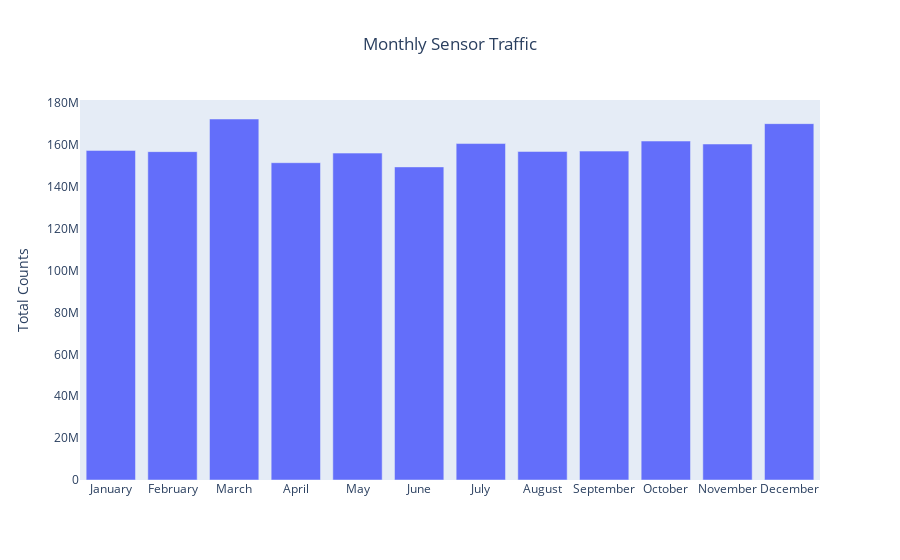

This figure's notebook cell:
### Code cell
plot_month_counts(months_2019_df)

### Figure 1 — Plotly figure (JSON) as saved in the notebook; plotly's stock layout.template omitted (floating-point values rounded to 4 significant figures)
{"data": [{"alignmentgroup": "True", "hovertemplate": "Month=%{x}<br>Hourly_Counts=%{y}<extra></extra>", "legendgroup": "", "marker": {"color": "#636efa"}, "name": "", "offsetgroup": "", "orientation": "v", "showlegend": false, "textposition": "auto", "type": "bar", "x": ["January", "February", "March", "April", "May", "June", "July", "August", "September", "October", "November", "December"], "xaxis": "x", "y": [157435313, 156843588, 172436211, 151564562, 156137355, 149554005, 160708146, 156924169, 157093637, 161901572, 160487798, 170223773], "yaxis": "y"}], "layout": {"autosize": true, "barmode": "group", "legend": {"orientation": "h", "title": {"text": ""}, "tracegroupgap": 0, "x": 1, "xanchor": "right", "y": -0.6, "yanchor": "bottom"}, "title": {"text": "Monthly Sensor Traffic", "x": 0.5}, "xaxis": {"anchor": "y", "autorange": true, "domain": [0, 1], "range": [-0.5, 11.5], "title": {}, "type": "category"}, "yaxis": {"anchor": "x", "autorange": true, "domain": [0, 1], "range": [0, 181500000.0], "showgrid": false, "title": {"text": "Total Counts"}, "type": "linear", "zeroline": false}}}
